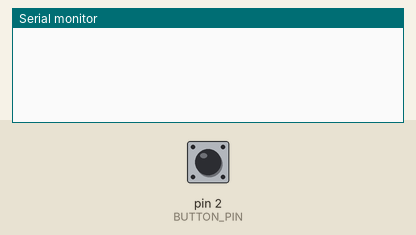
Recording of a sketch running on a simulated Arduino Uno, built with avr-gcc and run on an emulated ATmega328P. On the bench: the last lines printed to the serial monitor. The inputs (shaded band) are chosen by the test bench; at power-on: pin 2 (BUTTON_PIN) LOW.

Above: at 1.2 s.
1.3 s: pin 2 (BUTTON_PIN) pulled HIGH for 0.15 s
At 2.2 s:
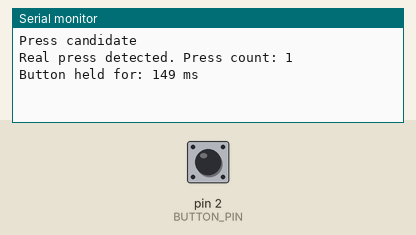
2.9 s: pin 2 (BUTTON_PIN) pulled HIGH for 1 s
At 3.3 s:
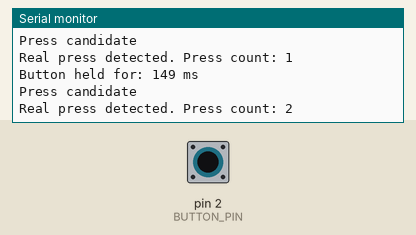
5.4 s: pin 2 (BUTTON_PIN) pulled HIGH for 0.15 s
At 6.5 s:
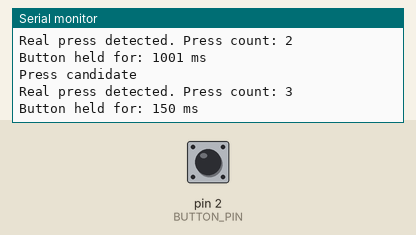

The sketch:

main.ino
```cpp
#define BUTTON_PIN 2
#define BOUNCE_TIME 50
#define PRESSED HIGH


volatile long int press_time = 0;
volatile bool pressed_candidate = false;
volatile long int hold_time = 0;
volatile int press_count = 0;
volatile bool report_to_user = false;
bool button_pressed = false;


void setup() {
  pinMode(BUTTON_PIN, INPUT);
  Serial.begin(9600);
  attachInterrupt(digitalPinToInterrupt(BUTTON_PIN), process_button_click, RISING);
}

void loop() {
  if (report_to_user) {
    Serial.println("Press candidate");
    report_to_user = false;
  }

  if (pressed_candidate && (millis() - press_time) > BOUNCE_TIME) {
    if (digitalRead(BUTTON_PIN) == PRESSED) {
      press_count++;
      Serial.print("Real press detected. Press count: ");
      Serial.println(press_count);

      long int start_hold_time = millis();
      while (digitalRead(BUTTON_PIN) == PRESSED) {

      }
      hold_time = millis() - press_time;
      Serial.print("Button held for: ");
      Serial.print(hold_time);
      Serial.println(" ms");

      pressed_candidate = false;
    } else {

      pressed_candidate = false;
    }
  }
}

void process_button_click() {
  if (!pressed_candidate) {
    press_time = millis();
    pressed_candidate = true;
    report_to_user = true;
  }
}
```

Measured:
- after the input at 1.3 s, the serial monitor: prints a new line at once (image 1)
- after the input at 2.9 s, the serial monitor: prints a new line after 0.05 s (image 2)
- after the input at 5.4 s, the serial monitor: prints a new line after 0.05 s (image 3)
